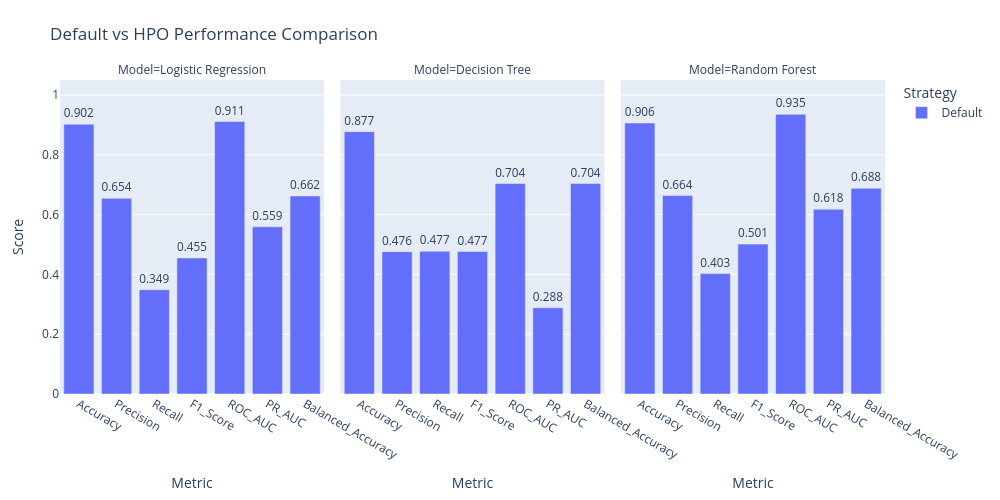

The cell this chart's notebook holds for it:
### Code cell
# ============================================================
# CELL 40 — HPO PERFORMANCE COMPARISON
# ============================================================

if "comparison_results" in globals():

    plot_data = comparison_results.melt(
        id_vars=["Model", "Strategy"],
        value_vars=[
            "Accuracy",
            "Precision",
            "Recall",
            "F1_Score",
            "ROC_AUC",
            "PR_AUC",
            "Balanced_Accuracy"
        ],
        var_name="Metric",
        value_name="Score"
    )

    fig = px.bar(
        plot_data,
        x="Metric",
        y="Score",
        color="Strategy",
        facet_col="Model",
        barmode="group",
        title="Default vs HPO Performance Comparison",
        text="Score"
    )

    fig.update_traces(
        texttemplate="%{text:.3f}",
        textposition="outside"
    )

    fig.update_yaxes(
        range=[0, 1.05]
    )

    fig.update_layout(
        width=1000,
        height=500,
        margin=dict(
            l=60,
            r=30,
            t=80,
            b=60
        )
    )

    fig.show()

### Figure 1 — Plotly figure (JSON) as saved in the notebook; plotly's stock layout.template omitted (floating-point values rounded to 4 significant figures)
{"data": [{"alignmentgroup": "True", "hovertemplate": "Strategy=Default<br>Model=Logistic Regression<br>Metric=%{x}<br>Score=%{text}<extra></extra>", "legendgroup": "Default", "marker": {"color": "#636efa", "pattern": {"shape": ""}}, "name": "Default", "offsetgroup": "Default", "orientation": "v", "showlegend": true, "text": [0.9022, 0.6543, 0.3488, 0.455, 0.9109, 0.5591, 0.6622], "textposition": "outside", "texttemplate": "%{text:.3f}", "type": "bar", "x": ["Accuracy", "Precision", "Recall", "F1_Score", "ROC_AUC", "PR_AUC", "Balanced_Accuracy"], "xaxis": "x", "y": [0.9022, 0.6543, 0.3488, 0.455, 0.9109, 0.5591, 0.6622], "yaxis": "y"}, {"alignmentgroup": "True", "hovertemplate": "Strategy=Default<br>Model=Decision Tree<br>Metric=%{x}<br>Score=%{text}<extra></extra>", "legendgroup": "Default", "marker": {"color": "#636efa", "pattern": {"shape": ""}}, "name": "Default", "offsetgroup": "Default", "orientation": "v", "showlegend": false, "text": [0.8774, 0.476, 0.4773, 0.4766, 0.7038, 0.2883, 0.7038], "textposition": "outside", "texttemplate": "%{text:.3f}", "type": "bar", "x": ["Accuracy", "Precision", "Recall", "F1_Score", "ROC_AUC", "PR_AUC", "Balanced_Accuracy"], "xaxis": "x2", "y": [0.8774, 0.476, 0.4773, 0.4766, 0.7038, 0.2883, 0.7038], "yaxis": "y2"}, {"alignmentgroup": "True", "hovertemplate": "Strategy=Default<br>Model=Random Forest<br>Metric=%{x}<br>Score=%{text}<extra></extra>", "legendgroup": "Default", "marker": {"color": "#636efa", "pattern": {"shape": ""}}, "name": "Default", "offsetgroup": "Default", "orientation": "v", "showlegend": false, "text": [0.9062, 0.6636, 0.4026, 0.5012, 0.9352, 0.6177, 0.6878], "textposition": "outside", "texttemplate": "%{text:.3f}", "type": "bar", "x": ["Accuracy", "Precision", "Recall", "F1_Score", "ROC_AUC", "PR_AUC", "Balanced_Accuracy"], "xaxis": "x3", "y": [0.9062, 0.6636, 0.4026, 0.5012, 0.9352, 0.6177, 0.6878], "yaxis": "y3"}], "layout": {"annotations": [{"font": {}, "showarrow": false, "text": "Model=Logistic Regression", "x": 0.16, "xanchor": "center", "xref": "paper", "y": 1, "yanchor": "bottom", "yref": "paper"}, {"font": {}, "showarrow": false, "text": "Model=Decision Tree", "x": 0.5, "xanchor": "center", "xref": "paper", "y": 1, "yanchor": "bottom", "yref": "paper"}, {"font": {}, "showarrow": false, "text": "Model=Random Forest", "x": 0.84, "xanchor": "center", "xref": "paper", "y": 1, "yanchor": "bottom", "yref": "paper"}], "barmode": "group", "height": 500, "legend": {"title": {"text": "Strategy"}, "tracegroupgap": 0}, "margin": {"b": 60, "l": 60, "r": 30, "t": 80}, "title": {"text": "Default vs HPO Performance Comparison"}, "width": 1000, "xaxis": {"anchor": "y", "domain": [0, 0.32], "title": {"text": "Metric"}}, "xaxis2": {"anchor": "y2", "domain": [0.34, 0.66], "matches": "x", "title": {"text": "Metric"}}, "xaxis3": {"anchor": "y3", "domain": [0.68, 1.0], "matches": "x", "title": {"text": "Metric"}}, "yaxis": {"anchor": "x", "domain": [0, 1], "range": [0, 1.05], "title": {"text": "Score"}}, "yaxis2": {"anchor": "x2", "domain": [0, 1], "matches": "y", "range": [0, 1.05], "showticklabels": false}, "yaxis3": {"anchor": "x3", "domain": [0, 1], "matches": "y", "range": [0, 1.05], "showticklabels": false}}}
